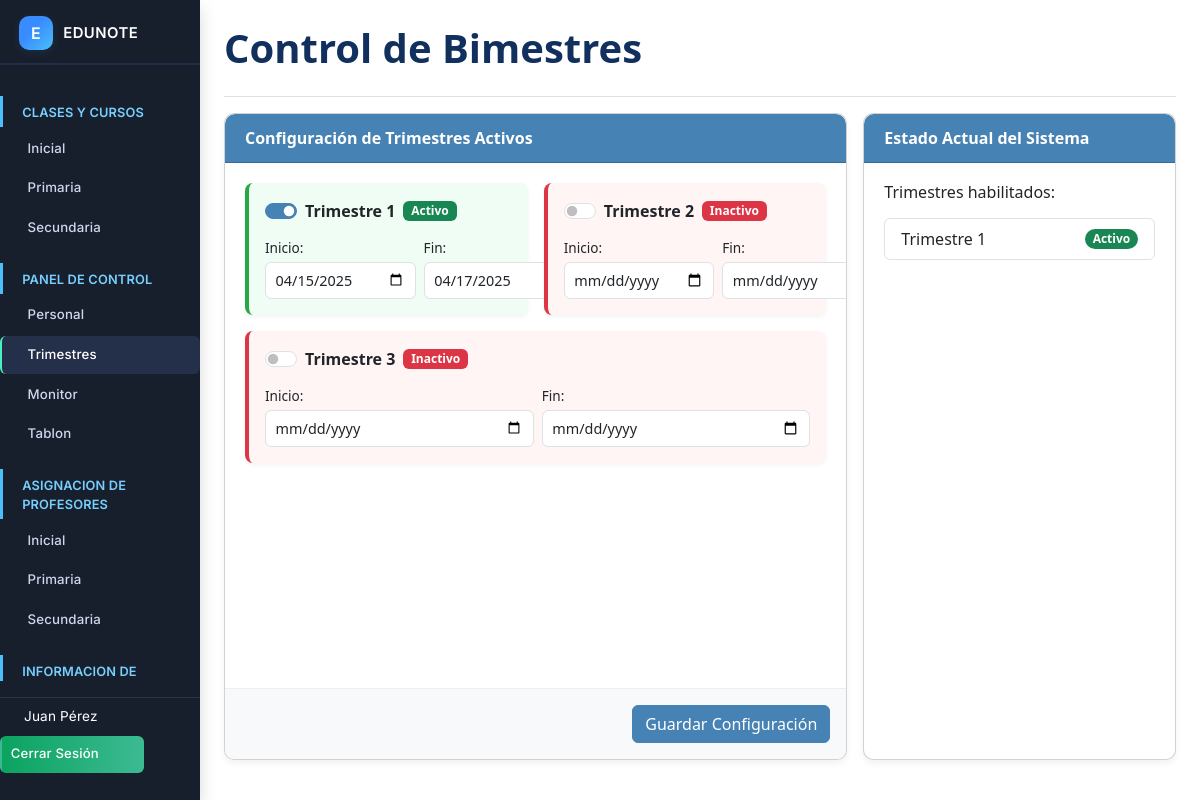
The page /admin/control_bimestres.php (signed in) on the database its author committed.
### tables this page shows
CREATE TABLE `bimestres_activos` (
  `id` int(11) NOT NULL,
  `numero_bimestre` int(11) NOT NULL,
  `esta_activo` tinyint(1) DEFAULT 0,
  `fecha_inicio` date DEFAULT NULL,
  `fecha_fin` date DEFAULT NULL,
  `fecha_modificacion` timestamp NOT NULL DEFAULT current_timestamp() ON UPDATE current_timestamp()
);

### admin/control_bimestres.php (the view, shortened to what this page needs)
<?php
$db = new Database();
$conn = $db->connect();
$stmt = $conn->query("SELECT * FROM bimestres_activos ORDER BY numero_bimestre");
$bimestres = $stmt->fetchAll(PDO::FETCH_ASSOC);
?>
<!DOCTYPE html>
<html lang="es">
<head>
    <link rel="stylesheet" href="../css/bootstrap.min.css">
</head>
<body>
    <div class="container-fluid g-0">
        <div class="row g-0">
            <?php include '../includes/sidebar.php'; ?>
            <main class="col-md-9 ms-sm-auto col-lg-10 px-md-4">
                <div class="content-wrapper">
                    <div class="d-flex justify-content-between flex-wrap flex-md-nowrap align-items-center pb-2 mb-3 border-bottom">
                        <h1 class="main-title">Control de Bimestres</h1>
                    </div>
                    <div class="cards-container">
                        <div class="card card-config">
                            <div class="card-header">
                                Configuración de Trimestres Activos
                            </div>
                            <form method="post" action="" class="d-flex flex-column flex-grow-1">
                                <div class="card-body-scroll">
                                    <div class="bimestre-row">
                                        <?php foreach ($bimestres as $bimestre): ?>
                                            <div class="bimestre-card <?php echo $bimestre['esta_activo'] ? 'bimestre-active' : 'bimestre-inactive'; ?>">
                                                <div class="form-check form-switch">
                                                    <input class="form-check-input" type="checkbox"
                                                        name="bimestres_activos[]"
                                                        id="bimestre<?php echo $bimestre['numero_bimestre']; ?>"
                                                        value="<?php echo $bimestre['numero_bimestre']; ?>"
                                                        <?php echo $bimestre['esta_activo'] ? 'checked' : ''; ?>>
                                                    <label class="form-check-label" for="bimestre<?php echo $bimestre['numero_bimestre']; ?>">
                                                        Trimestre <?php echo $bimestre['numero_bimestre']; ?>
                                                        <span class="badge <?php echo $bimestre['esta_activo'] ? 'bg-success' : 'bg-danger'; ?>">
                                                            <?php echo $bimestre['esta_activo'] ? 'Activo' : 'Inactivo'; ?>
                                                        </span>
                                                    </label>
                                                </div>
                                                <div class="fecha-container">
                                                    <div class="flex-fill">
                                                        <label class="form-label">Inicio:</label>
                                                        <input type="date" class="form-control"
                                                            name="fecha_inicio_<?php echo $bimestre['numero_bimestre']; ?>"
                                                            value="<?php echo $bimestre['fecha_inicio']; ?>">
                                                    </div>
                                                    <div class="flex-fill">
                                                        <label class="form-label">Fin:</label>
                                                        <input type="date" class="form-control"
                                                            name="fecha_fin_<?php echo $bimestre['numero_bimestre']; ?>"
                                                            value="<?php echo $bimestre['fecha_fin']; ?>">
                                                    </div>
                                                </div>
                                            </div>
                                        <?php endforeach; ?>
                                    </div>
                                </div>
                                <div class="btn-container">
                                    <button type="submit" class="btn btn-primary">
                                        Guardar Configuración
                                    </button>
                                </div>
                            </form>
                        </div>
                        <div class="card card-status">
                            <div class="card-header">
                                Estado Actual del Sistema
                            </div>
                            <div class="card-body">
                                <h6 class="mb-3">Trimestres habilitados:</h6>
                                <ul class="list-group">
                                    <?php
                                    foreach ($bimestres as $bimestre):
                                        if ($bimestre['esta_activo']):
                                    ?>
                                        <li class="list-group-item d-flex justify-content-between align-items-center">
                                            Trimestre <?php echo $bimestre['numero_bimestre']; ?>
                                            <span class="badge bg-success rounded-pill">Activo</span>
                                        </li>
                                    <?php
                                        endif;
                                    endforeach;
                                    ?>
                                </ul>
                            </div>
                        </div>
                    </div>
                </div>
            </main>
        </div>
    </div>
</body>
</html>

### admin/control_bimestres.php (style rules this page uses)
body, html { height: 100%; background: #f4f8fa; overflow-x: hidden; }
.container-fluid, .row { height: 100%; }
main { background: #fff; height: 100vh; overflow-y: auto; padding: 1.5rem; display: flex; flex-direction: column; }
.main-title { font-weight: bold; color: #11305e; margin-bottom: 1rem; }
.card { border-radius: 10px; box-shadow: 0 4px 6px rgba(0,0,0,0.05); margin-bottom: 1rem; }
.card-header { background-color: #4682B4; color: white; font-weight: 600; border-radius: 10px 10px 0 0 !important; padding: 0.75rem 1.25rem; }
.card-body { padding: 1.25rem; }
.btn-primary { background: #4682B4; border-color: #4682B4; font-weight: 500; }
.bimestre-row { display: flex; flex-wrap: wrap; gap: 1rem; margin-bottom: 0; }
.bimestre-card { flex: 1; min-width: 220px; border-radius: 8px; padding: 1rem; position: relative; box-shadow: 0 2px 4px rgba(0,0,0,0.05); }
.bimestre-active { background-color: #f0fdf4; border-left: 4px solid #28a745; }
.bimestre-inactive { background-color: #fff5f5; border-left: 4px solid #dc3545; }
.form-check-label { font-weight: 600; display: flex; align-items: center; }
.form-check-input:checked { background-color: #4682B4; border-color: #4682B4; }
.fecha-container { display: flex; gap: 0.5rem; margin-top: 0.75rem; }
.fecha-container .form-control { font-size: 0.9rem; padding: 0.4rem 0.6rem; height: auto; }
.fecha-container label { font-size: 0.85rem; margin-bottom: 0.25rem; }
.badge { font-size: 0.75rem; margin-left: 0.5rem; }
.content-wrapper { display: flex; flex-direction: column; height: calc(100vh - 2rem); }
.cards-container { display: flex; gap: 1rem; flex: 1; }
.card-config { flex: 2; display: flex; flex-direction: column; overflow: hidden; }
.card-status { flex: 1; }
.card-body-scroll { overflow-y: auto; flex: 1; padding: 1.25rem; }
.btn-container { padding: 1rem; border-top: 1px solid #eee; background: #f8f9fa; text-align: right; }

### rows shown on the page
bimestres_activos: esta_activo "☑", numero_bimestre "1", shows "Activo", fecha_inicio "04/15/2025", fecha_fin "04/17/2025"
bimestres_activos: numero_bimestre "2", shows "Inactivo"
bimestres_activos: numero_bimestre "3", shows "Inactivo"

### other values the page prints
$_SESSION['user_name'] "Juan Pérez"
